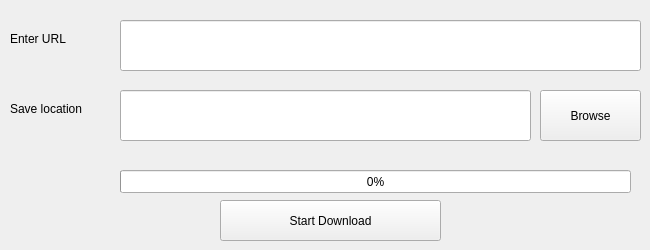
  <widget class="QWidget" name="centralwidget">
   <widget class="QPushButton" name="startDownloadButton">
    <property name="geometry">
     <rect>
      <x>220</x>
      <y>200</y>
      <width>221</width>
      <height>41</height>
     </rect>
    </property>
    <property name="styleSheet">
     <string notr="true"/>
    </property>
    <property name="text">
     <string>Start Download</string>
    </property>
   </widget>
   <widget class="QLineEdit" name="saveLocationLineEdit">
    <property name="geometry">
     <rect>
      <x>120</x>
      <y>90</y>
      <width>411</width>
      <height>51</height>
     </rect>
    </property>
   </widget>
   <widget class="QLabel" name="label">
    <property name="geometry">
     <rect>
      <x>10</x>
      <y>30</y>
      <width>71</width>
      <height>17</height>
     </rect>
    </property>
    <property name="text">
     <string>Enter URL</string>
    </property>
   </widget>
   <widget class="QPushButton" name="browseButton">
    <property name="geometry">
     <rect>
      <x>540</x>
      <y>90</y>
      <width>101</width>
      <height>51</height>
     </rect>
    </property>
    <property name="text">
     <string>Browse</string>
    </property>
   </widget>
   <widget class="QLineEdit" name="urlLineEdit">
    <property name="geometry">
     <rect>
      <x>120</x>
      <y>20</y>
      <width>521</width>
      <height>51</height>
     </rect>
    </property>
   </widget>
   <widget class="QLabel" name="label_2">
    <property name="geometry">
     <rect>
      <x>10</x>
      <y>100</y>
      <width>101</width>
      <height>17</height>
     </rect>
    </property>
    <property name="text">
     <string>Save location</string>
    </property>
   </widget>
   <widget class="QProgressBar" name="progressBar">
    <property name="geometry">
     <rect>
      <x>120</x>
      <y>170</y>
      <width>511</width>
      <height>23</height>
     </rect>
    </property>
    <property name="value">
     <number>0</number>
    </property>
   </widget>
  </widget>
